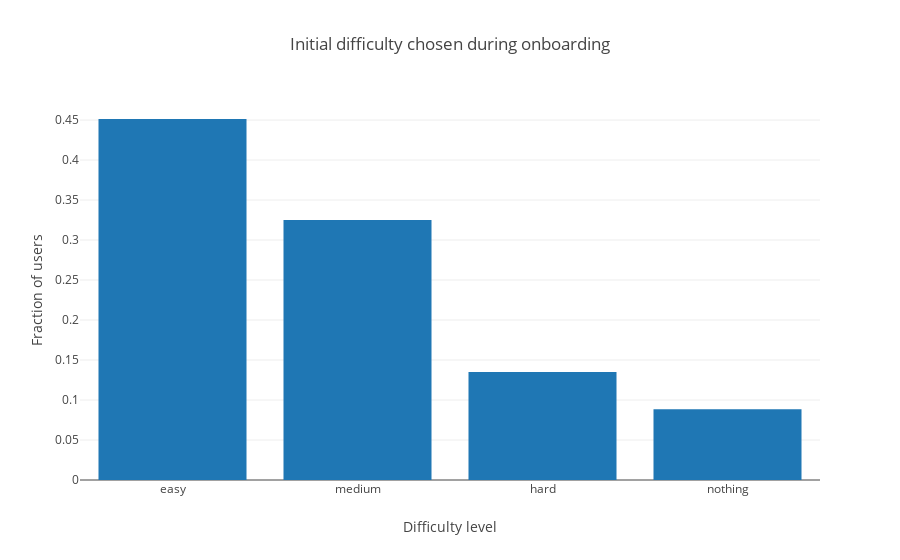

The code cell stored with this chart in its notebook:
### Code cell
# noexport

plot_initial_chosen_difficulties_per_install_percent()

### Figure 1 — Plotly figure (JSON) as saved in the notebook; plotly's stock layout.template omitted (floating-point values rounded to 4 significant figures)
{"data": [{"type": "bar", "uid": "8422e32e-dd74-4aa5-9447-5b44b24b8f7c", "x": ["easy", "medium", "hard", "nothing"], "y": [0.4513, 0.3252, 0.1351, 0.08838]}], "layout": {"title": {"text": "Initial difficulty chosen during onboarding"}, "xaxis": {"title": {"text": "Difficulty level"}}, "yaxis": {"title": {"text": "Fraction of users"}}}}
